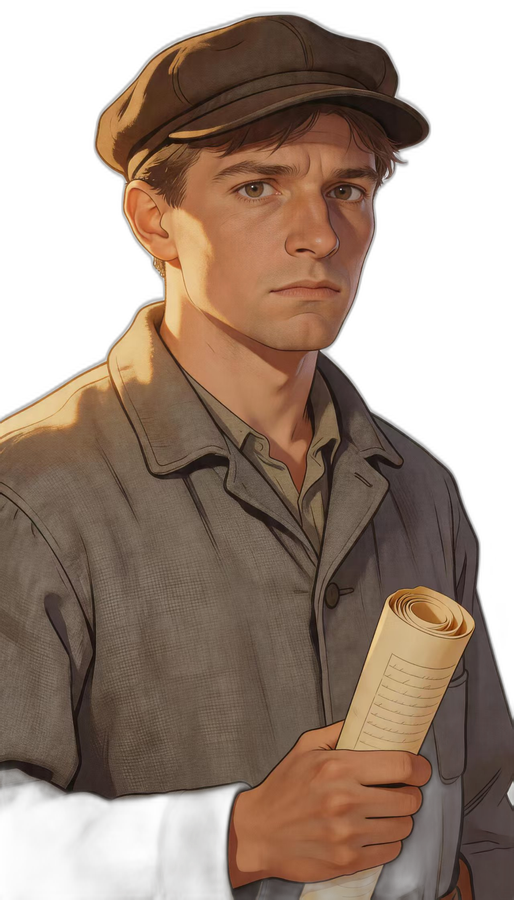
#> input picture 故事模式/portraits/chartist.png, 514 x 900 px
$ python -i _fetch_portraits2.py   (imports and definitions only)
#> lines starting #> are read from the running program, lines starting #| are printed output that depends on the picture
"""Retry failed portraits with different queries + add delays to avoid 429."""
import os, json, time, urllib.parse, urllib.request
from PIL import Image, ImageDraw, ImageFilter

ASSETS = r"C:\mq\故事模式\portraits"
UA = {"User-Agent": "mq-story-portraits-bot/1.0 (contact: noreply@example.com)"}

RETRY = {
    "chartist":        "Chartism engraving 19th century man",
    "kollwitz_weaver": "Kathe Kollwitz A Weavers Revolt",
    "canut_worker":    "Jacquard weaver Lyon",
    "marx_young":      "Karl Marx young man portrait",
}


def api(params):
    params["format"] = "json"
    url = "https://commons.wikimedia.org/w/api.php?" + urllib.parse.urlencode(params)
    time.sleep(3)  # be polite
    with urllib.request.urlopen(urllib.request.Request(url, headers=UA), timeout=20) as r:
        return json.load(r)

def search(q):
    r = api({"action":"query","list":"search","srsearch":q+" filetype:bitmap","srnamespace":"6","srlimit":"5"})
    return [h["title"] for h in r.get("query",{}).get("search",[])]

def fileinfo(title):
    r = api({"action":"query","titles":title,"prop":"imageinfo","iiprop":"url|size|mime","iiurlwidth":"900"})
    for page in r.get("query",{}).get("pages",{}).values():
        ii = page.get("imageinfo")
        if ii: return ii[0]
    return None

def download(url, path):
    time.sleep(2)
    with urllib.request.urlopen(urllib.request.Request(url, headers=UA), timeout=30) as r:
        data = r.read()
    with open(path,"wb") as f: f.write(data)

def make_portrait(src, out, target_w=600, target_h=800):
#> called with src = '故事模式/portraits/chartist.png', out = 'out.png', target_w = 600, target_h = 800
    img = Image.open(src).convert("RGBA")
#> img is the input picture: PIL image 514x900 RGBA; mean R, G, B, A 79.4, 60.2, 46.8, 169.9
    w, h = img.size
#> w = 514; h = 900
    scale = target_w / w
#> scale = 1.17
    nw, nh = target_w, int(h * scale)
#> nw = 600; nh = 1050
    img = img.resize((nw, nh), Image.LANCZOS)
#> img: PIL image 600x1050 RGBA
    crop_h = min(nh, target_h)
#> crop_h = 800
    top = 0 if nh <= target_h else max(0, int(nh * 0.05))
#> top = 52
    img = img.crop((0, top, target_w, top + crop_h))
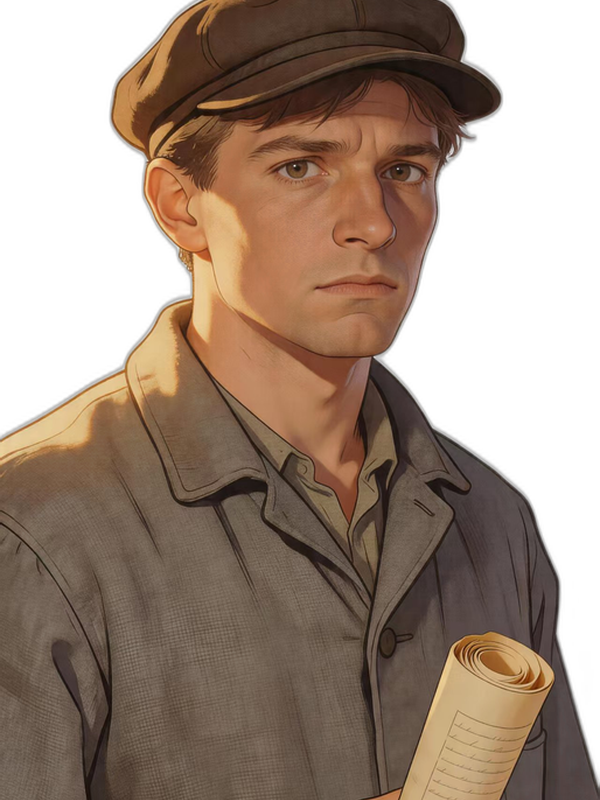
#> img: PIL image 600x800 RGBA; mean R, G, B, A 83.8, 64.4, 50.2, 176.4; transparent parts drawn white
    if img.height < target_h:
        canvas = Image.new("RGBA", (target_w, target_h), (0,0,0,0))
        canvas.paste(img, (0, 0))
        img = canvas
    mask = Image.new("L", (target_w, target_h), 0)
#> mask: PIL image 600x800 L; every value is 0
    md = ImageDraw.Draw(mask)
    md.ellipse([int(target_w*.05), int(target_h*.03), target_w-int(target_w*.05), target_h-int(target_h*.03)], fill=255)
    mask = mask.filter(ImageFilter.GaussianBlur(radius=18))
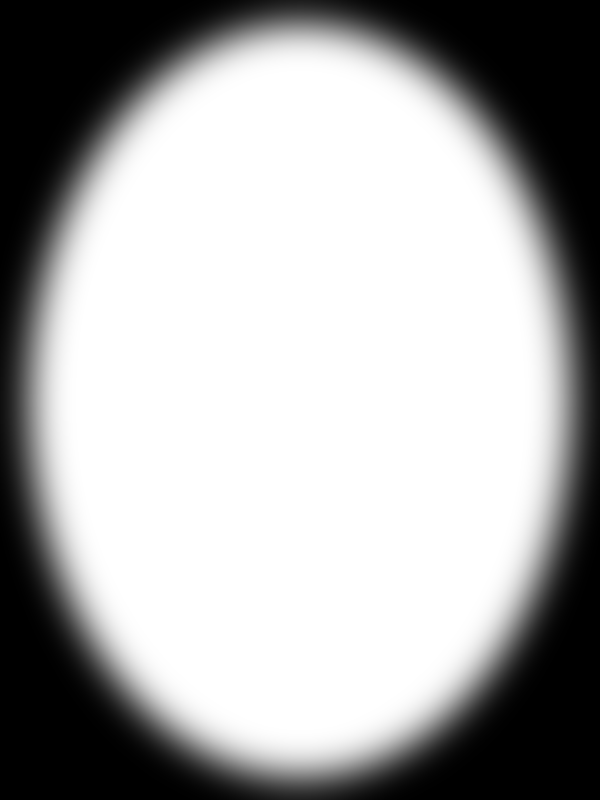
#> mask: PIL image 600x800 L; min 0, max 255, mean 169.8
    img.putalpha(mask)
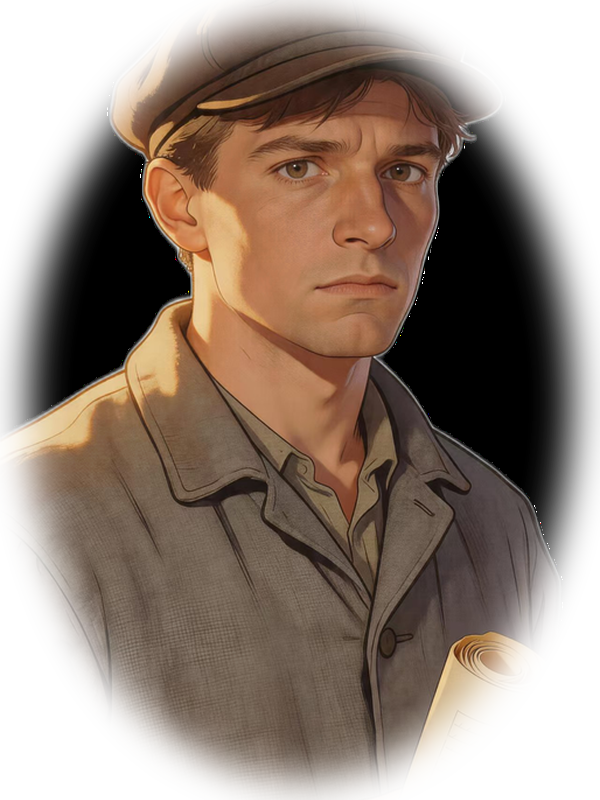
#> img: PIL image 600x800 RGBA; mean R, G, B, A 83.8, 64.4, 50.2, 169.8; transparent parts drawn white
    img.save(out, "PNG", optimize=True)

# [32 lines not run here, left out]

>>> result = make_portrait('故事模式/portraits/chartist.png', 'out.png')

$ run again, on 故事模式/portraits/marx_young.png
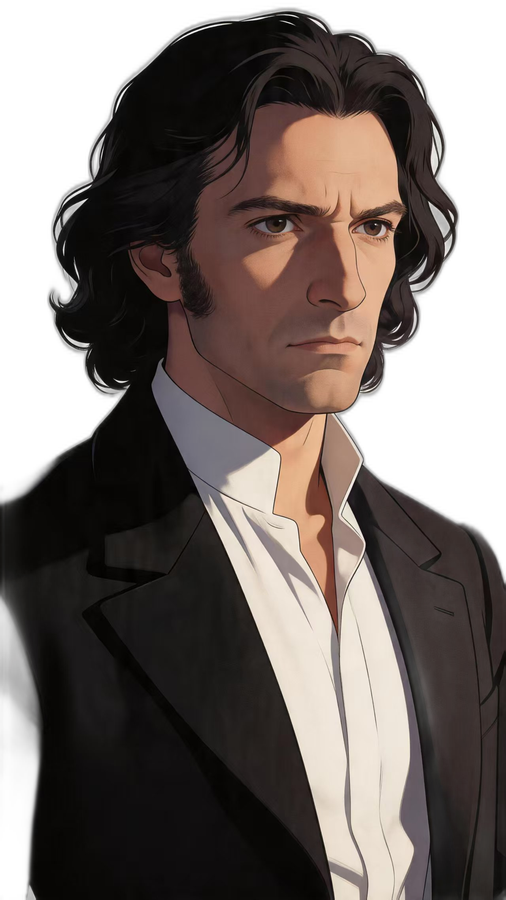
#> input picture 故事模式/portraits/marx_young.png, 506 x 900 px
#> in make_portrait, img is the input picture: PIL image 506x900 RGBA; mean R, G, B, A 59.1, 50.1, 46.2, 191.4
#> in make_portrait, `img = img.crop((0, top, target_w, top + crop_h))`:
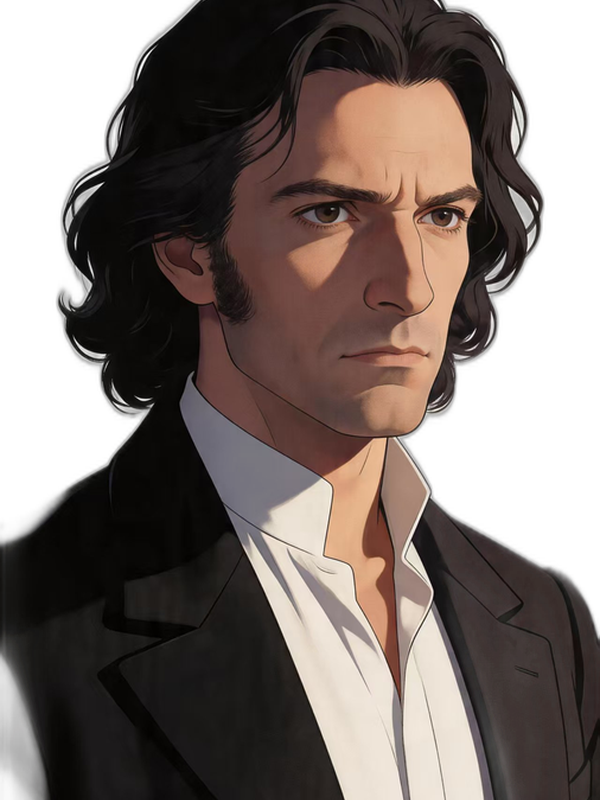
#> img: PIL image 600x800 RGBA; mean R, G, B, A 62.2, 51.4, 46.9, 189; transparent parts drawn white
#> in make_portrait, `img.putalpha(mask)`:
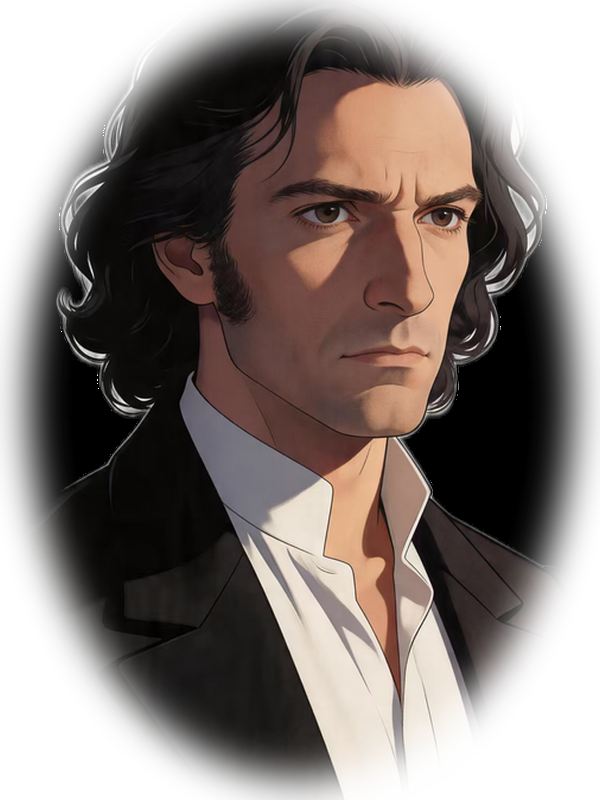
#> img: PIL image 600x800 RGBA; mean R, G, B, A 62.2, 51.4, 46.9, 169.8; transparent parts drawn white

$ run again, on 故事模式/portraits/silesia_weaver.png
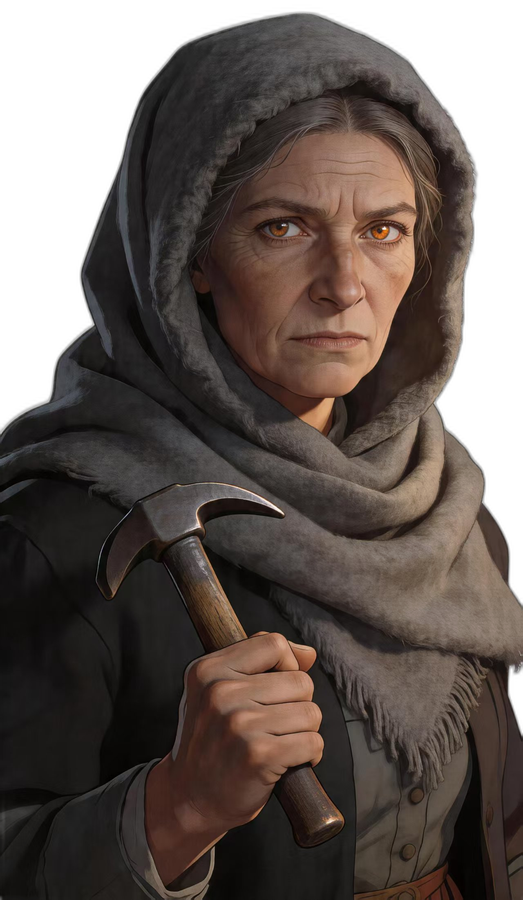
#> input picture 故事模式/portraits/silesia_weaver.png, 523 x 900 px
#> in make_portrait, img is the input picture: PIL image 523x900 RGBA; mean R, G, B, A 56.5, 46.7, 41.8, 205.5
#> in make_portrait, `img = img.crop((0, top, target_w, top + crop_h))`:
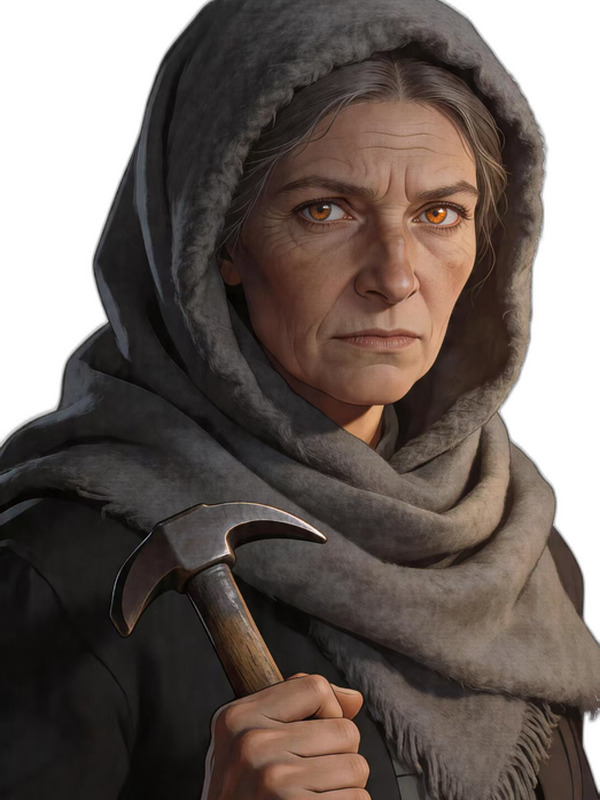
#> img: PIL image 600x800 RGBA; mean R, G, B, A 60.8, 50.5, 45.3, 205.2; transparent parts drawn white
#> in make_portrait, `img.putalpha(mask)`:
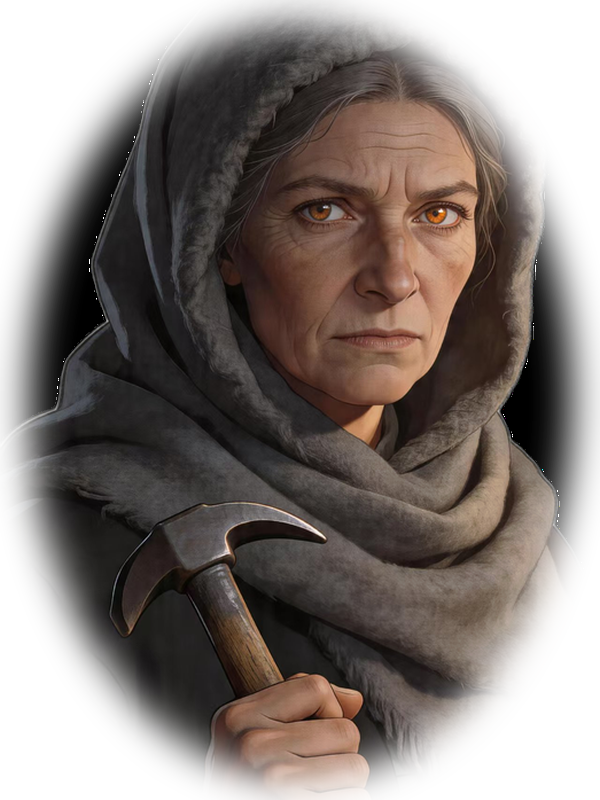
#> img: PIL image 600x800 RGBA; mean R, G, B, A 60.8, 50.5, 45.3, 169.8; transparent parts drawn white
